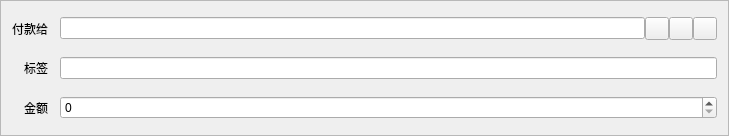
<?xml version="1.0" encoding="UTF-8"?>
<ui version="4.0">
 <class>SendCoinsEntry</class>
 <widget class="QFrame" name="SendCoinsEntry">
  <property name="geometry">
   <rect>
    <x>0</x>
    <y>0</y>
    <width>729</width>
    <height>136</height>
   </rect>
  </property>
  <property name="windowTitle">
   <string>Form</string>
  </property>
  <property name="frameShape">
   <enum>QFrame::StyledPanel</enum>
  </property>
  <property name="frameShadow">
   <enum>QFrame::Sunken</enum>
  </property>
  <layout class="QGridLayout" name="gridLayout">
   <property name="spacing">
    <number>12</number>
   </property>
   <item row="5" column="0">
    <widget class="QLabel" name="label">
     <property name="text">
      <string>金额</string>
     </property>
     <property name="alignment">
      <set>Qt::AlignRight|Qt::AlignTrailing|Qt::AlignVCenter</set>
     </property>
     <property name="buddy">
      <cstring>payAmount</cstring>
     </property>
    </widget>
   </item>
   <item row="3" column="0">
    <widget class="QLabel" name="label_2">
     <property name="text">
      <string>付款给</string>
     </property>
     <property name="alignment">
      <set>Qt::AlignRight|Qt::AlignTrailing|Qt::AlignVCenter</set>
     </property>
     <property name="buddy">
      <cstring>payTo</cstring>
     </property>
    </widget>
   </item>
   <item row="5" column="1">
    <widget class="BitcoinAmountField" name="payAmount"/>
   </item>
   <item row="4" column="1">
    <layout class="QHBoxLayout" name="horizontalLayout_2">
     <property name="spacing">
      <number>0</number>
     </property>
     <item>
      <widget class="QValidatedLineEdit" name="addAsLabel">
       <property name="enabled">
        <bool>true</bool>
       </property>
       <property name="toolTip">
        <string>Enter a label for this address to add it to your address book</string>
       </property>
      </widget>
     </item>
    </layout>
   </item>
   <item row="4" column="0">
    <widget class="QLabel" name="label_4">
     <property name="text">
      <string>标签</string>
     </property>
     <property name="alignment">
      <set>Qt::AlignRight|Qt::AlignTrailing|Qt::AlignVCenter</set>
     </property>
     <property name="buddy">
      <cstring>addAsLabel</cstring>
     </property>
    </widget>
   </item>
   <item row="3" column="1">
    <layout class="QHBoxLayout" name="payToLayout">
     <property name="spacing">
      <number>0</number>
     </property>
     <item>
      <widget class="QValidatedLineEdit" name="payTo">
       <property name="toolTip">
        <string>The address to send the payment to  (e.g. 4Zo1ga6xuKuQ7JV7M9rGDoxdbYwV5zgQJ5)</string>
       </property>
       <property name="maxLength">
        <number>34</number>
       </property>
      </widget>
     </item>
     <item>
      <widget class="QToolButton" name="addressBookButton">
       <property name="toolTip">
        <string>Choose address from address book</string>
       </property>
       <property name="text">
        <string/>
       </property>
       <property name="icon">
        <iconset resource="../bitcoin.qrc">
         <normaloff>:/icons/address-book</normaloff>:/icons/address-book</iconset>
       </property>
       <property name="shortcut">
        <string>Alt+A</string>
       </property>
      </widget>
     </item>
     <item>
      <widget class="QToolButton" name="pasteButton">
       <property name="toolTip">
        <string>Paste address from clipboard</string>
       </property>
       <property name="text">
        <string/>
       </property>
       <property name="icon">
        <iconset resource="../bitcoin.qrc">
         <normaloff>:/icons/editpaste</normaloff>:/icons/editpaste</iconset>
       </property>
       <property name="shortcut">
        <string>Alt+P</string>
       </property>
      </widget>
     </item>
     <item>
      <widget class="QToolButton" name="deleteButton">
       <property name="toolTip">
        <string>Remove this recipient</string>
       </property>
       <property name="text">
        <string/>
       </property>
       <property name="icon">
        <iconset resource="../bitcoin.qrc">
         <normaloff>:/icons/remove</normaloff>:/icons/remove</iconset>
       </property>
      </widget>
     </item>
    </layout>
   </item>
  </layout>
 </widget>
 <customwidgets>
  <customwidget>
   <class>BitcoinAmountField</class>
   <extends>QSpinBox</extends>
   <header>bitcoinamountfield.h</header>
   <container>1</container>
  </customwidget>
  <customwidget>
   <class>QValidatedLineEdit</class>
   <extends>QLineEdit</extends>
   <header>qvalidatedlineedit.h</header>
  </customwidget>
 </customwidgets>
 <resources>
  <include location="../bitcoin.qrc"/>
 </resources>
 <connections/>
</ui>
